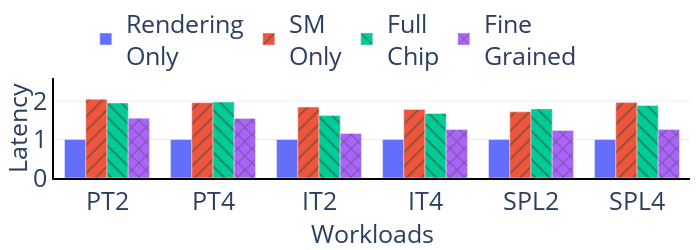

The code cell stored with this chart in its notebook:
### Code cell
mesa8_baseline = [1319490, 2751357, 629809, 780998, 4047467, 8198723]
mesa8_mps = [2699333, 5386902, 1161189, 1392277, 6965238, 16078866]
mesa8_mig = [2572982,5429124,1023597,1310536,7266966,15441682]
mesa8_fg = [2049977,4258278,730038,986298,5010170,10320821]

mesa8_baseline_speedup = [x/y for x,y in zip(mesa8_baseline, mesa8_baseline)]
mesa8_mps_speedup = [x/y for x,y in zip(mesa8_mps, mesa8_baseline)]
mesa8_mig_speedup = [x/y for x,y in zip(mesa8_mig, mesa8_baseline)]
mesa8_fg_speedup = [x/y for x,y in zip(mesa8_fg, mesa8_baseline)]

x_mesa_labels = []
x_vio_labels = []
x_holo_labels = []
x_nn_labels = []
x_slam_labels = []
x_names = []
x_sizes = []
font_size = 25

for wl in workloads:
    if "sponza" in wl:
        break
    x_names.append(wl.split("_")[0])
    x_sizes.append(wl.split("_")[-1])
    x_mesa_labels.append(wl_to_name[wl])
    x_vio_labels.append("VIO")
    x_holo_labels.append("HOLO")
    x_nn_labels.append("NN")
    x_slam_labels.append("SLAM")

x_mesa_labels.append("GeoMean")
x_vio_labels.append("VIO")
x_holo_labels.append("HOLO")
x_nn_labels.append("NN")
x_slam_labels.append("SLAM")

fig0 = go.Figure()
fig0.add_trace(
    go.Bar(
        name="Rendering<br>Only",
        x=x_mesa_labels,
        y=mesa8_baseline_speedup,
        marker_pattern_shape=patterns[0],
    )
)
fig0.add_trace(
    go.Bar(
        name="SM<br>Only",
        x=x_mesa_labels,
        y=mesa8_mps_speedup,
        marker_pattern_shape=patterns[1],
    )
)
fig0.add_trace(
    go.Bar(
        name="Full<br>Chip",
        x=x_mesa_labels,
        y=mesa8_mig_speedup,
        marker_pattern_shape=patterns[2],
    )
)
fig0.add_trace(
    go.Bar(
        name="Fine<br>Grained",
        x=x_mesa_labels,
        y=mesa8_fg_speedup,
        marker_pattern_shape=patterns[3],
    )
)

# change width and height of the figure
fig0.update_layout(
    autosize=False,
    width=700,
    height=250,
    # title="Normalized Latency",
)
# Change the bar mode
fig0.update_layout(barmode="group")
# add title in middle
# fig.update_layout(
#     title={
#         "text": "Normalized L2 Misses",
#         "y": 0.97,
#         "x": 0.5,
#         "xanchor": "center",
#         "yanchor": "top",
#     }
# )
# change bar gap
fig0.update_layout(bargap=0.2, bargroupgap=0)
# change x axis title
fig0.update_layout(
    xaxis_title="Workloads", 
    yaxis_title="Latency")
# change y axis range
fig0.update_yaxes(range=[0, 2.6], dtick=1)
# change y tick step
# change font size
fig0.update_layout(xaxis=dict(tickfont=dict(size=font_size)))
fig0.update_layout(yaxis=dict(tickfont=dict(size=font_size)))
fig0.update_layout(title_font_size=font_size)
fig0.update_layout(legend=dict(font=dict(size=font_size)))
fig0.update_layout(xaxis_title_font_size=font_size)
fig0.update_layout(yaxis_title_font_size=font_size)
# remove background
fig0.update_layout(plot_bgcolor='rgba(0,0,0,0)')
# show y line
fig0.update_layout(yaxis=dict(showline=True, linewidth=2, linecolor='black'))
fig0.update_layout(xaxis=dict(showline=True, linewidth=2, linecolor='black'))
# show grid
fig0.update_layout(yaxis=dict(showgrid=True, gridwidth=0.5, gridcolor='gainsboro'))
# change legend position to top
fig0.update_layout(
    legend=dict(
        orientation="h",
        yanchor="bottom",
        y=1,
        xanchor="left",
        x=0.05,
    )
)
# change margin
fig0.update_layout(margin=dict(l=0, r=10, t=0, b=60))

fig0.show()
plotly.io.write_image(fig0, "/Users/pan/Documents/GitHub/ar_vr_gpu_overleaf/Figures/baseline_partition.pdf", format="pdf")

### Figure 1 — Plotly figure (JSON) as saved in the notebook; plotly's stock layout.template omitted (floating-point values rounded to 4 significant figures)
{"data": [{"marker": {"pattern": {"shape": ""}}, "name": "Rendering<br>Only", "type": "bar", "x": ["PT2", "PT4", "IT2", "IT4", "SPL2", "SPL4", "GeoMean"], "y": [1, 1, 1, 1, 1, 1]}, {"marker": {"pattern": {"shape": "/"}}, "name": "SM<br>Only", "type": "bar", "x": ["PT2", "PT4", "IT2", "IT4", "SPL2", "SPL4", "GeoMean"], "y": [2.046, 1.958, 1.844, 1.783, 1.721, 1.961]}, {"marker": {"pattern": {"shape": "\\"}}, "name": "Full<br>Chip", "type": "bar", "x": ["PT2", "PT4", "IT2", "IT4", "SPL2", "SPL4", "GeoMean"], "y": [1.95, 1.973, 1.625, 1.678, 1.795, 1.883]}, {"marker": {"pattern": {"shape": "x"}}, "name": "Fine<br>Grained", "type": "bar", "x": ["PT2", "PT4", "IT2", "IT4", "SPL2", "SPL4", "GeoMean"], "y": [1.554, 1.548, 1.159, 1.263, 1.238, 1.259]}], "layout": {"autosize": false, "bargap": 0.2, "bargroupgap": 0, "barmode": "group", "height": 250, "legend": {"font": {"size": 25}, "orientation": "h", "x": 0.05, "xanchor": "left", "y": 1, "yanchor": "bottom"}, "margin": {"b": 60, "l": 0, "r": 10, "t": 0}, "plot_bgcolor": "rgba(0,0,0,0)", "title": {"font": {"size": 25}}, "width": 700, "xaxis": {"linecolor": "black", "linewidth": 2, "showline": true, "tickfont": {"size": 25}, "title": {"font": {"size": 25}, "text": "Workloads"}}, "yaxis": {"dtick": 1, "gridcolor": "gainsboro", "gridwidth": 0.5, "linecolor": "black", "linewidth": 2, "range": [0, 2.6], "showgrid": true, "showline": true, "tickfont": {"size": 25}, "title": {"font": {"size": 25}, "text": "Latency"}}}}
